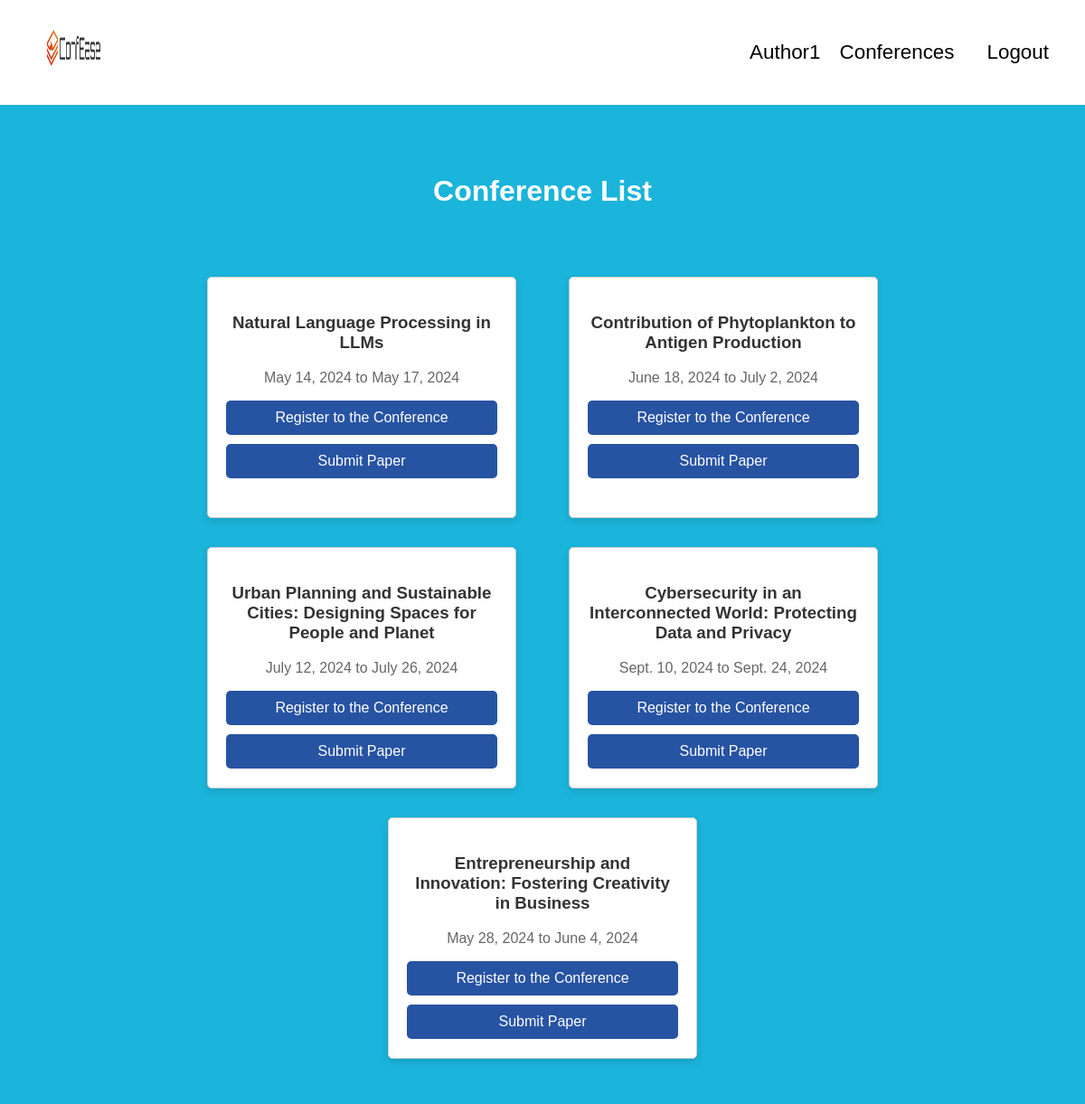
Page /conferences/ (signed in) on the committed database.
### myapp/models.py (models this page shows)
class Conference(models.Model):
    title = models.CharField(max_length=100)
    start_date = models.DateField()
    end_date = models.DateField()

### myapp/views.py (the view)
# urls.py: path("conferences/", views.conference_list, name="conference_list"),
def conference_list(request):
    conferences = Conference.objects.all()
    return render(request, "conference_list.html", {"conferences": conferences})

### templates/conference_list.html (shortened to what this page needs)
<!DOCTYPE html>
<html lang="en">
  {%load static%}
  <head>
  </head>
  <body>
    <div class="navbar">
      <a href="{% url 'home' %}" class="logo">
        <img
          src="{% static 'iconfose2.png' %}"
          width="25%"
          height="70px"
          alt="Logo"
        />
      </a>
      <div class="navbar-links">
        {% if user.is_authenticated %}
        <span class="username"> {{ user.username }}</span>
        <a href="{% url 'conference_list' %}">Conferences</a>
        <a href="{% url 'logout' %}">Logout</a>
        {% else %}
        <a href="{% url 'conference_list' %}">Conferences</a>
        <a href="{% url 'register' %}">Register</a>
        <a href="{% url 'login' %}">Login</a>
        {% endif %}
      </div>
    </div>
    <h2
      style="
        text-align: center;
        padding-top: 50px;
        font-size: 2rem;
        color: #fff;
      "
    >
      Conference List
    </h2>
    <div class="content">
      {% for conference in conferences %}
      <div class="conference-card">
        <h3>{{ conference.title }}</h3>
        <p>{{ conference.start_date }} to {{ conference.end_date }}</p>
        {% if user.is_authenticated %}
        <ul>
          <li>
            <a href="{% url 'conference_detail' conference.id %}"
              >Register to the Conference</a
            >
          </li>
          <li><a href="{% url 'submit_paper' %}">Submit Paper</a></li>
        </ul>
        {% elif user.userprofile.role == 'Reviewer' %}
        <a href="{% url 'submit_review' conference.id %}">Submit Review</a>
        {% endif %}
      </div>
      {% endfor %}
    </div>
  </body>
</html>

### templates/conference_list.html (style rules this page uses)
body { font-family: Arial, sans-serif; margin: 0; padding: 0; background-color: #1bb4da; }
.navbar { background-color: #fff; overflow: hidden; display: flex; justify-content: space-around; align-items: center; padding: 10px 25px; }
.navbar-links { display: flex; align-items: center; margin-left: auto; }
.navbar a { color: #000; font-size: 1.4rem; text-decoration: none; transition: background-color 0.3s; margin-left: 6px; padding: 10px 15px; }
.navbar a.logo { margin-right: auto; margin-left: 10px; }
.content { text-align: center; background-color: #1bb4da; color: #fff; margin: 0 auto; padding: 50px 0; max-width: 800px; display: flex; flex-wrap: wrap; justify-content: center; margin-top: -2rem; }
.conference-card { width: 300px; height: 225px; background-color: #fff; border: 1px solid #ccc; margin: auto; margin-top: 2rem; padding: 20px; border-radius: 5px; box-shadow: 0 4px 8px rgba(0, 0, 0, 0.1); transition: transform 0.3s ease; }
.conference-card h3 { color: #333; }
.conference-card p { color: #666; }
.conference-card ul { padding: 0; list-style: none; }
.conference-card ul li { margin-bottom: 10px; }
.conference-card ul li a { display: block; background-color: #2753a3; color: #fff; text-decoration: none; padding: 10px; border-radius: 5px; transition: background-color 0.3s; }
.username { font-size: 1.4rem; display: inline-block; align-content: center; }

### rows in the picture
Conference: title "Natural Language Processing in LLMs", start_date "May 14, 2024", end_date "May 17, 2024"
Conference: title "Contribution of Phytoplankton to Antigen Production", start_date "June 18, 2024", end_date "July 2, 2024"
Conference: title "Urban Planning and Sustainable Cities: Designing Spaces for People and Planet", start_date "July 12, 2024", end_date "July 26, 2024"
Conference: title "Cybersecurity in an Interconnected World: Protecting Data and Privacy", start_date "Sept. 10, 2024", end_date "Sept. 24, 2024"
Conference: title "Entrepreneurship and Innovation: Fostering Creativity in Business", start_date "May 28, 2024", end_date "June 4, 2024"

### other values in the picture
{{ user.username }} "Author1"
